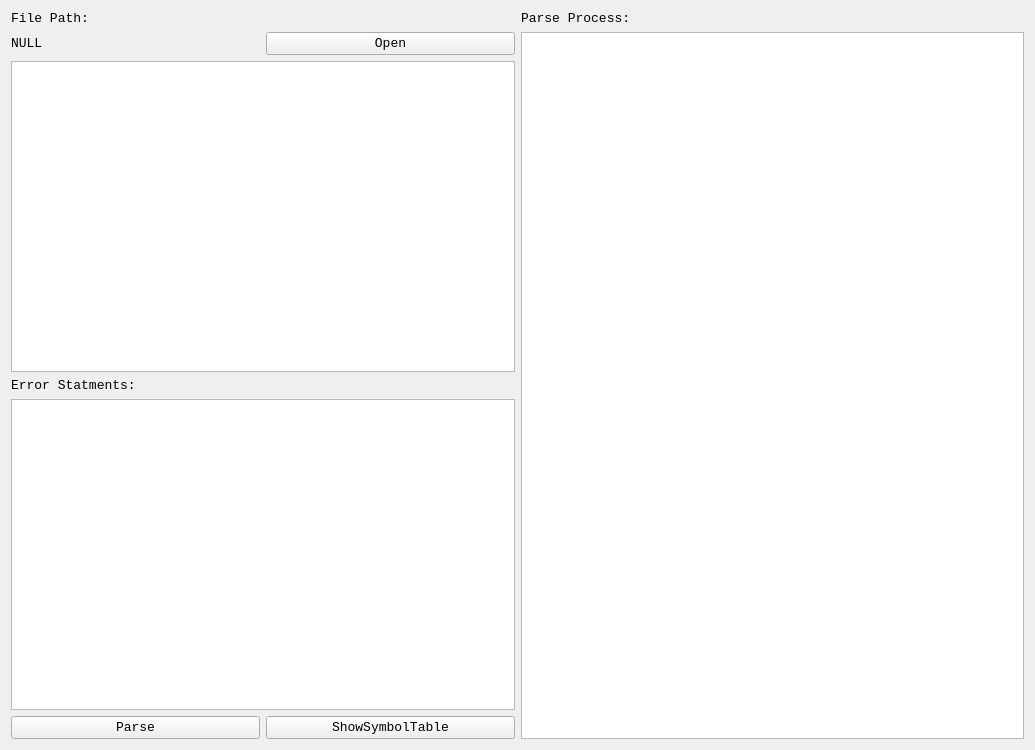
<?xml version="1.0" encoding="UTF-8"?>
<ui version="4.0">
 <class>MainWindow</class>
 <widget class="QMainWindow" name="MainWindow">
  <property name="geometry">
   <rect>
    <x>0</x>
    <y>0</y>
    <width>1035</width>
    <height>750</height>
   </rect>
  </property>
  <property name="windowTitle">
   <string>SimpleLLParser</string>
  </property>
  <widget class="QWidget" name="centralWidget">
   <layout class="QHBoxLayout" name="horizontalLayout_4">
    <item>
     <layout class="QHBoxLayout" name="horizontalLayout_3">
      <item>
       <layout class="QVBoxLayout" name="verticalLayout">
        <item>
         <widget class="QLabel" name="inst_FilePath">
          <property name="font">
           <font>
            <family>Consolas</family>
            <pointsize>10</pointsize>
           </font>
          </property>
          <property name="text">
           <string>File Path:</string>
          </property>
         </widget>
        </item>
        <item>
         <layout class="QHBoxLayout" name="horizontalLayout">
          <item>
           <widget class="QLabel" name="filePathLabel">
            <property name="font">
             <font>
              <family>Consolas</family>
              <pointsize>10</pointsize>
             </font>
            </property>
            <property name="text">
             <string>NULL</string>
            </property>
           </widget>
          </item>
          <item>
           <widget class="QPushButton" name="openFileButton">
            <property name="font">
             <font>
              <family>Consolas</family>
              <pointsize>10</pointsize>
             </font>
            </property>
            <property name="text">
             <string>Open</string>
            </property>
           </widget>
          </item>
         </layout>
        </item>
        <item>
         <widget class="QTextEdit" name="inputFileText">
          <property name="font">
           <font>
            <family>Consolas</family>
            <pointsize>10</pointsize>
           </font>
          </property>
          <property name="readOnly">
           <bool>true</bool>
          </property>
         </widget>
        </item>
        <item>
         <widget class="QLabel" name="inst_ErrStmts">
          <property name="font">
           <font>
            <family>Consolas</family>
            <pointsize>10</pointsize>
           </font>
          </property>
          <property name="text">
           <string>Error Statments:</string>
          </property>
         </widget>
        </item>
        <item>
         <widget class="QTextEdit" name="errorStmtsText">
          <property name="font">
           <font>
            <family>Consolas</family>
           </font>
          </property>
          <property name="readOnly">
           <bool>true</bool>
          </property>
         </widget>
        </item>
        <item>
         <layout class="QHBoxLayout" name="horizontalLayout_2">
          <item>
           <widget class="QPushButton" name="parseButton">
            <property name="font">
             <font>
              <family>Consolas</family>
              <pointsize>10</pointsize>
             </font>
            </property>
            <property name="text">
             <string>Parse</string>
            </property>
           </widget>
          </item>
          <item>
           <widget class="QPushButton" name="showSymbolTableButton">
            <property name="font">
             <font>
              <family>Consolas</family>
              <pointsize>10</pointsize>
             </font>
            </property>
            <property name="text">
             <string>ShowSymbolTable</string>
            </property>
           </widget>
          </item>
         </layout>
        </item>
       </layout>
      </item>
      <item>
       <layout class="QVBoxLayout" name="verticalLayout_3">
        <item>
         <widget class="QLabel" name="inst_ParseProcess">
          <property name="font">
           <font>
            <family>Consolas</family>
            <pointsize>10</pointsize>
           </font>
          </property>
          <property name="text">
           <string>Parse Process:</string>
          </property>
         </widget>
        </item>
        <item>
         <widget class="QTextEdit" name="parseProcessText">
          <property name="font">
           <font>
            <family>Consolas</family>
            <pointsize>10</pointsize>
           </font>
          </property>
          <property name="readOnly">
           <bool>true</bool>
          </property>
         </widget>
        </item>
       </layout>
      </item>
     </layout>
    </item>
   </layout>
  </widget>
 </widget>
 <layoutdefault spacing="6" margin="11"/>
 <resources/>
 <connections/>
</ui>
